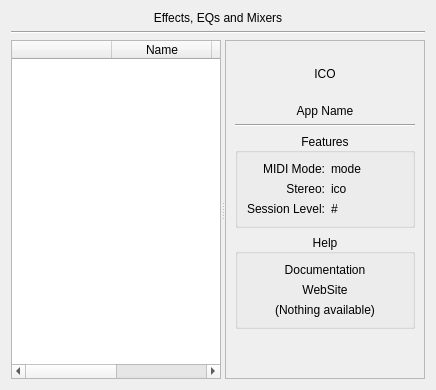
     <widget class="QWidget" name="effect">
      <attribute name="title">
       <string>Effect</string>
      </attribute>
      <layout class="QVBoxLayout" name="verticalLayout_18">
       <item>
        <widget class="QLabel" name="label_30">
         <property name="maximumSize">
          <size>
           <width>16777215</width>
           <height>16</height>
          </size>
         </property>
         <property name="text">
          <string>Effects, EQs and Mixers</string>
         </property>
         <property name="alignment">
          <set>Qt::AlignCenter</set>
         </property>
        </widget>
       </item>
       <item>
        <widget class="Line" name="line_8">
         <property name="orientation">
          <enum>Qt::Horizontal</enum>
         </property>
        </widget>
       </item>
       <item>
        <widget class="QSplitter" name="splitter_Effect">
         <property name="orientation">
          <enum>Qt::Horizontal</enum>
         </property>
         <widget class="QTableWidget" name="listEffect">
          <property name="contextMenuPolicy">
           <enum>Qt::CustomContextMenu</enum>
          </property>
          <property name="editTriggers">
           <set>QAbstractItemView::NoEditTriggers</set>
          </property>
          <property name="alternatingRowColors">
           <bool>true</bool>
          </property>
          <property name="selectionMode">
           <enum>QAbstractItemView::SingleSelection</enum>
          </property>
          <property name="selectionBehavior">
           <enum>QAbstractItemView::SelectRows</enum>
          </property>
          <property name="sortingEnabled">
           <bool>true</bool>
          </property>
          <attribute name="horizontalHeaderStretchLastSection">
           <bool>true</bool>
          </attribute>
          <attribute name="verticalHeaderVisible">
           <bool>false</bool>
          </attribute>
          <attribute name="verticalHeaderDefaultSectionSize">
           <number>22</number>
          </attribute>
          <column>
           <property name="text">
            <string/>
           </property>
          </column>
          <column>
           <property name="text">
            <string>Name</string>
           </property>
          </column>
          <column>
           <property name="text">
            <string>Type</string>
           </property>
          </column>
          <column>
           <property name="text">
            <string>Template?</string>
           </property>
          </column>
         </widget>
         <widget class="QFrame" name="frame_Effect">
          <property name="minimumSize">
           <size>
            <width>200</width>
            <height>0</height>
           </size>
          </property>
          <property name="frameShape">
           <enum>QFrame::StyledPanel</enum>
          </property>
          <property name="frameShadow">
           <enum>QFrame::Raised</enum>
          </property>
          <layout class="QVBoxLayout" name="verticalLayout_7">
           <item>
            <widget class="QLabel" name="ico_app_effect">
             <property name="minimumSize">
              <size>
               <width>0</width>
               <height>48</height>
              </size>
             </property>
             <property name="maximumSize">
              <size>
               <width>16777215</width>
               <height>48</height>
              </size>
             </property>
             <property name="text">
              <string>ICO</string>
             </property>
             <property name="alignment">
              <set>Qt::AlignCenter</set>
             </property>
            </widget>
           </item>
           <item>
            <widget class="QLabel" name="label_name_effect">
             <property name="text">
              <string>App Name</string>
             </property>
             <property name="alignment">
              <set>Qt::AlignCenter</set>
             </property>
            </widget>
           </item>
           <item>
            <widget class="Line" name="line_9">
             <property name="orientation">
              <enum>Qt::Horizontal</enum>
             </property>
            </widget>
           </item>
           <item>
            <widget class="QGroupBox" name="group_features_effect">
             <property name="title">
              <string>Features</string>
             </property>
             <property name="alignment">
              <set>Qt::AlignCenter</set>
             </property>
             <layout class="QGridLayout" name="gridLayout_12">
              <item row="1" column="0">
               <widget class="QLabel" name="label_32">
                <property name="text">
                 <string>MIDI Mode:</string>
                </property>
                <property name="alignment">
                 <set>Qt::AlignRight|Qt::AlignTrailing|Qt::AlignVCenter</set>
                </property>
               </widget>
              </item>
              <item row="1" column="1">
               <widget class="QLabel" name="label_midi_mode_effect">
                <property name="text">
                 <string>mode</string>
                </property>
               </widget>
              </item>
              <item row="3" column="0">
               <widget class="QLabel" name="label_33">
                <property name="text">
                 <string>Session Level:</string>
                </property>
                <property name="alignment">
                 <set>Qt::AlignRight|Qt::AlignTrailing|Qt::AlignVCenter</set>
                </property>
               </widget>
              </item>
              <item row="3" column="1">
               <widget class="QLabel" name="label_session_level_effect">
                <property name="text">
                 <string>#</string>
                </property>
               </widget>
              </item>
              <item row="2" column="0">
               <widget class="QLabel" name="label_22">
                <property name="text">
                 <string>Stereo:</string>
                </property>
                <property name="alignment">
                 <set>Qt::AlignRight|Qt::AlignTrailing|Qt::AlignVCenter</set>
                </property>
               </widget>
              </item>
              <item row="2" column="1">
               <widget class="QLabel" name="ico_stereo_effect">
                <property name="text">
                 <string>ico</string>
                </property>
               </widget>
              </item>
             </layout>
            </widget>
           </item>
           <item>
            <widget class="QGroupBox" name="group_help_effect">
             <property name="title">
              <string>Help</string>
             </property>
             <property name="alignment">
              <set>Qt::AlignCenter</set>
             </property>
             <layout class="QVBoxLayout" name="verticalLayout_8">
              <item>
               <widget class="QLabel" name="url_documentation_effect">
                <property name="text">
                 <string>Documentation</string>
                </property>
                <property name="alignment">
                 <set>Qt::AlignCenter</set>
                </property>
                <property name="openExternalLinks">
                 <bool>true</bool>
                </property>
               </widget>
              </item>
              <item>
               <widget class="QLabel" name="url_website_effect">
                <property name="text">
                 <string>WebSite</string>
                </property>
                <property name="alignment">
                 <set>Qt::AlignCenter</set>
                </property>
                <property name="openExternalLinks">
                 <bool>true</bool>
                </property>
               </widget>
              </item>
              <item>
               <widget class="QLabel" name="label_no_help_effect">
                <property name="text">
                 <string>(Nothing available)</string>
                </property>
                <property name="alignment">
                 <set>Qt::AlignCenter</set>
                </property>
               </widget>
              </item>
             </layout>
            </widget>
           </item>
           <item>
            <spacer name="verticalSpacer_5">
             <property name="orientation">
              <enum>Qt::Vertical</enum>
             </property>
             <property name="sizeHint" stdset="0">
              <size>
               <width>20</width>
               <height>40</height>
              </size>
             </property>
            </spacer>
           </item>
          </layout>
         </widget>
        </widget>
       </item>
      </layout>
     </widget>
